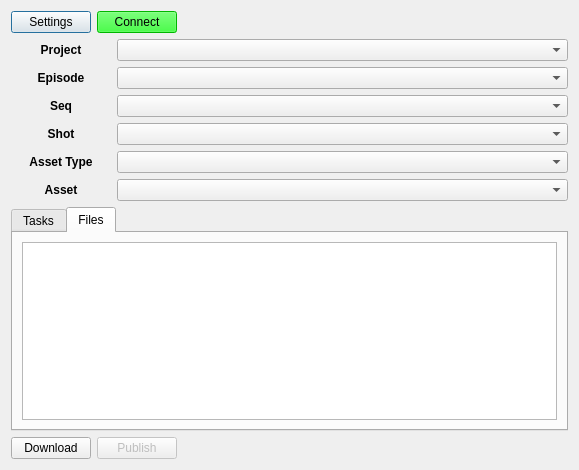
<?xml version="1.0" encoding="UTF-8"?>
<ui version="4.0">
 <class>WcaMayaDialog</class>
 <widget class="QDialog" name="WcaMayaDialog">
  <property name="geometry">
   <rect>
    <x>0</x>
    <y>0</y>
    <width>579</width>
    <height>470</height>
   </rect>
  </property>
  <property name="windowTitle">
   <string>Treehouse</string>
  </property>
  <layout class="QVBoxLayout" name="verticalLayout_4">
   <item>
    <layout class="QHBoxLayout" name="connectionLayout">
     <item>
      <widget class="QPushButton" name="pushButtonSettings">
       <property name="text">
        <string>Settings</string>
       </property>
      </widget>
     </item>
     <item>
      <widget class="QPushButton" name="pushButtonConnect">
       <property name="autoFillBackground">
        <bool>false</bool>
       </property>
       <property name="styleSheet">
        <string notr="true">background: rgb(0, 255, 0)</string>
       </property>
       <property name="text">
        <string>Connect</string>
       </property>
      </widget>
     </item>
     <item>
      <spacer name="horizontalSpacer">
       <property name="orientation">
        <enum>Qt::Horizontal</enum>
       </property>
       <property name="sizeHint" stdset="0">
        <size>
         <width>40</width>
         <height>20</height>
        </size>
       </property>
      </spacer>
     </item>
    </layout>
   </item>
   <item>
    <layout class="QHBoxLayout" name="horizontalLayoutProject">
     <item>
      <layout class="QVBoxLayout" name="verticalLayout_3">
       <item>
        <layout class="QHBoxLayout" name="horizontalLayout_8">
         <item>
          <widget class="QLabel" name="labelProject">
           <property name="minimumSize">
            <size>
             <width>100</width>
             <height>0</height>
            </size>
           </property>
           <property name="font">
            <font>
             <weight>75</weight>
             <bold>true</bold>
            </font>
           </property>
           <property name="text">
            <string>Project</string>
           </property>
           <property name="alignment">
            <set>Qt::AlignCenter</set>
           </property>
          </widget>
         </item>
         <item>
          <widget class="QComboBox" name="comboBoxProject">
           <property name="sizePolicy">
            <sizepolicy hsizetype="Expanding" vsizetype="Fixed">
             <horstretch>1</horstretch>
             <verstretch>0</verstretch>
            </sizepolicy>
           </property>
          </widget>
         </item>
        </layout>
       </item>
       <item>
        <layout class="QHBoxLayout" name="horizontalLayout_9">
         <item>
          <widget class="QLabel" name="labelShotEpisode">
           <property name="sizePolicy">
            <sizepolicy hsizetype="Fixed" vsizetype="Fixed">
             <horstretch>0</horstretch>
             <verstretch>0</verstretch>
            </sizepolicy>
           </property>
           <property name="minimumSize">
            <size>
             <width>100</width>
             <height>0</height>
            </size>
           </property>
           <property name="maximumSize">
            <size>
             <width>60</width>
             <height>16777215</height>
            </size>
           </property>
           <property name="font">
            <font>
             <weight>75</weight>
             <bold>true</bold>
            </font>
           </property>
           <property name="text">
            <string>Episode</string>
           </property>
           <property name="alignment">
            <set>Qt::AlignCenter</set>
           </property>
          </widget>
         </item>
         <item>
          <widget class="QComboBox" name="comboBoxEpisode">
           <property name="sizePolicy">
            <sizepolicy hsizetype="Expanding" vsizetype="Fixed">
             <horstretch>0</horstretch>
             <verstretch>0</verstretch>
            </sizepolicy>
           </property>
           <property name="minimumSize">
            <size>
             <width>200</width>
             <height>0</height>
            </size>
           </property>
           <property name="maximumSize">
            <size>
             <width>16777215</width>
             <height>25</height>
            </size>
           </property>
          </widget>
         </item>
        </layout>
       </item>
       <item>
        <layout class="QHBoxLayout" name="horizontalLayout_10">
         <item>
          <widget class="QLabel" name="labelShotSequence">
           <property name="sizePolicy">
            <sizepolicy hsizetype="Fixed" vsizetype="Fixed">
             <horstretch>0</horstretch>
             <verstretch>0</verstretch>
            </sizepolicy>
           </property>
           <property name="minimumSize">
            <size>
             <width>100</width>
             <height>0</height>
            </size>
           </property>
           <property name="maximumSize">
            <size>
             <width>60</width>
             <height>16777215</height>
            </size>
           </property>
           <property name="font">
            <font>
             <weight>75</weight>
             <bold>true</bold>
            </font>
           </property>
           <property name="text">
            <string>Seq</string>
           </property>
           <property name="alignment">
            <set>Qt::AlignCenter</set>
           </property>
          </widget>
         </item>
         <item>
          <widget class="QComboBox" name="comboBoxSequence">
           <property name="sizePolicy">
            <sizepolicy hsizetype="Expanding" vsizetype="Fixed">
             <horstretch>0</horstretch>
             <verstretch>0</verstretch>
            </sizepolicy>
           </property>
           <property name="minimumSize">
            <size>
             <width>200</width>
             <height>0</height>
            </size>
           </property>
           <property name="maximumSize">
            <size>
             <width>16777215</width>
             <height>25</height>
            </size>
           </property>
          </widget>
         </item>
        </layout>
       </item>
      </layout>
     </item>
    </layout>
   </item>
   <item>
    <layout class="QVBoxLayout" name="shotLayout">
     <item>
      <layout class="QVBoxLayout" name="verticalLayout_2">
       <item>
        <layout class="QHBoxLayout" name="horizontalLayout_7">
         <item>
          <widget class="QLabel" name="labelShotName">
           <property name="sizePolicy">
            <sizepolicy hsizetype="Fixed" vsizetype="Fixed">
             <horstretch>0</horstretch>
             <verstretch>0</verstretch>
            </sizepolicy>
           </property>
           <property name="minimumSize">
            <size>
             <width>100</width>
             <height>0</height>
            </size>
           </property>
           <property name="maximumSize">
            <size>
             <width>60</width>
             <height>16777215</height>
            </size>
           </property>
           <property name="font">
            <font>
             <weight>75</weight>
             <bold>true</bold>
            </font>
           </property>
           <property name="text">
            <string>Shot</string>
           </property>
           <property name="alignment">
            <set>Qt::AlignCenter</set>
           </property>
          </widget>
         </item>
         <item>
          <widget class="QComboBox" name="comboBoxShot">
           <property name="sizePolicy">
            <sizepolicy hsizetype="Expanding" vsizetype="Fixed">
             <horstretch>0</horstretch>
             <verstretch>0</verstretch>
            </sizepolicy>
           </property>
           <property name="minimumSize">
            <size>
             <width>200</width>
             <height>0</height>
            </size>
           </property>
           <property name="maximumSize">
            <size>
             <width>16777215</width>
             <height>25</height>
            </size>
           </property>
          </widget>
         </item>
        </layout>
       </item>
      </layout>
     </item>
    </layout>
   </item>
   <item>
    <layout class="QVBoxLayout" name="assetLayout">
     <item>
      <layout class="QVBoxLayout" name="verticalLayout">
       <item>
        <layout class="QHBoxLayout" name="horizontalLayout_5">
         <item>
          <widget class="QLabel" name="labelAssetType">
           <property name="sizePolicy">
            <sizepolicy hsizetype="Fixed" vsizetype="Fixed">
             <horstretch>0</horstretch>
             <verstretch>0</verstretch>
            </sizepolicy>
           </property>
           <property name="minimumSize">
            <size>
             <width>100</width>
             <height>0</height>
            </size>
           </property>
           <property name="maximumSize">
            <size>
             <width>60</width>
             <height>16777215</height>
            </size>
           </property>
           <property name="font">
            <font>
             <weight>75</weight>
             <bold>true</bold>
            </font>
           </property>
           <property name="text">
            <string>Asset Type</string>
           </property>
           <property name="alignment">
            <set>Qt::AlignCenter</set>
           </property>
          </widget>
         </item>
         <item>
          <widget class="QComboBox" name="comboBoxAssetType">
           <property name="sizePolicy">
            <sizepolicy hsizetype="Expanding" vsizetype="Fixed">
             <horstretch>0</horstretch>
             <verstretch>0</verstretch>
            </sizepolicy>
           </property>
           <property name="minimumSize">
            <size>
             <width>200</width>
             <height>0</height>
            </size>
           </property>
           <property name="maximumSize">
            <size>
             <width>16777215</width>
             <height>25</height>
            </size>
           </property>
          </widget>
         </item>
        </layout>
       </item>
       <item>
        <layout class="QHBoxLayout" name="horizontalLayout_4">
         <item>
          <widget class="QLabel" name="labelAsset">
           <property name="sizePolicy">
            <sizepolicy hsizetype="Fixed" vsizetype="Fixed">
             <horstretch>0</horstretch>
             <verstretch>0</verstretch>
            </sizepolicy>
           </property>
           <property name="minimumSize">
            <size>
             <width>100</width>
             <height>0</height>
            </size>
           </property>
           <property name="maximumSize">
            <size>
             <width>60</width>
             <height>16777215</height>
            </size>
           </property>
           <property name="font">
            <font>
             <weight>75</weight>
             <bold>true</bold>
            </font>
           </property>
           <property name="text">
            <string>Asset</string>
           </property>
           <property name="alignment">
            <set>Qt::AlignCenter</set>
           </property>
          </widget>
         </item>
         <item>
          <widget class="QComboBox" name="comboBoxAsset">
           <property name="sizePolicy">
            <sizepolicy hsizetype="Expanding" vsizetype="Fixed">
             <horstretch>0</horstretch>
             <verstretch>0</verstretch>
            </sizepolicy>
           </property>
           <property name="minimumSize">
            <size>
             <width>200</width>
             <height>0</height>
            </size>
           </property>
          </widget>
         </item>
        </layout>
       </item>
      </layout>
     </item>
    </layout>
   </item>
   <item>
    <layout class="QHBoxLayout" name="horizontalLayoutFiles">
     <item>
      <widget class="QTabWidget" name="tabWidget">
       <property name="currentIndex">
        <number>1</number>
       </property>
       <widget class="QWidget" name="tabTasks">
        <attribute name="title">
         <string>Tasks</string>
        </attribute>
        <layout class="QVBoxLayout" name="verticalLayout_5">
         <item>
          <widget class="QListWidget" name="listWidgetTasks"/>
         </item>
        </layout>
       </widget>
       <widget class="QWidget" name="tabFiles">
        <attribute name="title">
         <string>Files</string>
        </attribute>
        <layout class="QHBoxLayout" name="horizontalLayout">
         <item>
          <widget class="QTreeWidget" name="treeWidgetFiles">
           <property name="headerHidden">
            <bool>true</bool>
           </property>
           <column>
            <property name="text">
             <string notr="true">1</string>
            </property>
           </column>
          </widget>
         </item>
        </layout>
       </widget>
      </widget>
     </item>
    </layout>
   </item>
   <item>
    <layout class="QHBoxLayout" name="horizontalLayoutButtons">
     <item>
      <widget class="QPushButton" name="pushButtonDownload">
       <property name="text">
        <string>Download</string>
       </property>
      </widget>
     </item>
     <item>
      <widget class="QPushButton" name="pushButtonPublish">
       <property name="enabled">
        <bool>false</bool>
       </property>
       <property name="text">
        <string>Publish</string>
       </property>
      </widget>
     </item>
     <item>
      <spacer name="horizontalSpacerButton">
       <property name="orientation">
        <enum>Qt::Horizontal</enum>
       </property>
       <property name="sizeHint" stdset="0">
        <size>
         <width>40</width>
         <height>20</height>
        </size>
       </property>
      </spacer>
     </item>
    </layout>
   </item>
  </layout>
 </widget>
 <resources/>
 <connections/>
</ui>
